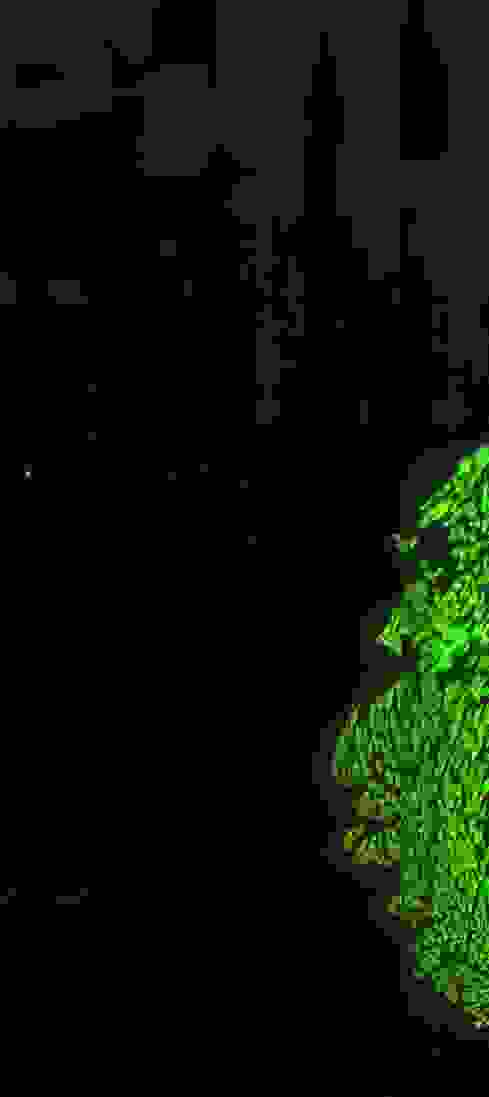
//> input picture Identify Imaging Artifacts/check_border/small_8156.jpg, 489 x 1097 px
$ ./check_border small_8156.jpg 50   (built with g++ and OpenCV 4)
//> lines starting //> are read from the running program, lines starting //| are printed output that depends on the picture
#include <opencv2/imgproc/imgproc.hpp>
#include <opencv2/highgui/highgui.hpp>
#include <stdio.h>
#include <iostream>
#include <cmath>

/**
function: border inspection for off-centered scans. it works by comparing histograms of left & right borders, since tissue that is connected to
border will have different color histograms.

usage: to inspect borders of 50 pixels for image "small_8156", do $ consoleapplication_opencv_cv2 small_8156.jpg 50

*/

using namespace cv;
using namespace std;

// declare functions
Mat crop_right_roi(Mat *ptr, int padding); // check right border - user must defines padding
Mat crop_left_roi(Mat *ptr, int padding); // check left border
Mat extract_histogram(Mat cropped_image); // compare right/left histograms to determine border connections.


int main(int argc, const char** argv)
{

	Mat image, cropped_image, right_border_roi_histogram, left_border_roi_histogram, *ptr;
	int padding;

	// read image path and grab padding value from stdin
	image = imread(argv[1], 1);
//> image is the input picture: 1097 rows x 489 cols, CV_8UC3; mean B, G, R 9.6, 19.1, 11.8
	padding = atoi(argv[2]);
//> padding = 50

	ptr = &image;

	// display image
	imshow("actual", image);
	waitKey(0);
	destroyWindow("actual");

	// first, crop right ROI according to padding value and extract corresponding histogram
	cropped_image = crop_right_roi(ptr, padding);
	right_border_roi_histogram = extract_histogram(cropped_image);

	// repeat for left border
	cropped_image = crop_left_roi(ptr, padding);
	left_border_roi_histogram = extract_histogram(cropped_image);

	// compare histograms using chi squared
	cout << "chi square distance: " << compareHist(right_border_roi_histogram, left_border_roi_histogram, CV_COMP_CHISQR) << "\n";

	return 0;
}


Mat crop_right_roi(Mat *ptr, int padding){
//> called with padding = 50

	Rect roi;
	Mat image, image_crop;

	image = *ptr;

	roi.x = image.cols - padding;
//> roi = Rect(439, 0, 0, 0)
	roi.y = 0;
	roi.width = padding;
//> roi = Rect(439, 0, 50, 0)
	roi.height = image.rows - 1;
//> roi = Rect(439, 0, 50, 1096)

	image_crop = image(roi); // crop image
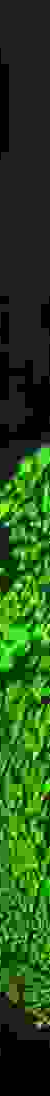
//> image_crop: 1096 rows x 50 cols, CV_8UC3; mean B, G, R 25.8, 78.1, 37.5

	imshow("cropped", image_crop);
	waitKey(0);
	destroyWindow("cropped");

	return image_crop; // cropped image will be used to generate histogram
}

Mat crop_left_roi(Mat *ptr, int padding){

	Rect roi;
	Mat image, image_crop;

	image = *ptr;

	roi.x = 0;
	roi.y = 0;
	roi.width = padding;
	roi.height = image.rows - 1;

	image_crop = image(roi);
	imshow("cropped", image_crop);
	waitKey(0);
	destroyWindow("cropped");

	return image_crop; // cropped image will be used to generate histogram
}

Mat extract_histogram(Mat cropped_image){

	Mat roi_histogram;
	vector<Mat> bgr_planes;
	split(cropped_image, bgr_planes);
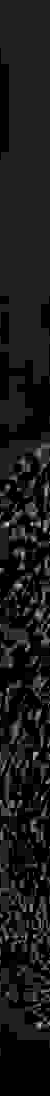
//> bgr_planes[0]: 1096 rows x 50 cols, CV_8UC1; min 0, max 229, mean 25.8
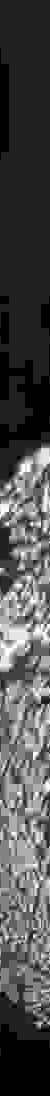
//> bgr_planes[1]: 1096 rows x 50 cols, CV_8UC1; min 0, max 255, mean 78.1
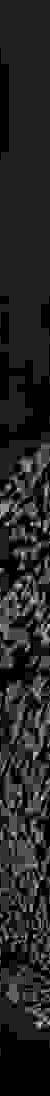
//> bgr_planes[2]: 1096 rows x 50 cols, CV_8UC1; min 0, max 245, mean 37.5

	// establish the number of bins
	int histSize = 256;

	// set the ranges ( for B,G,R) )
	float range[] = { 0, 256 };
	const float* histRange = { range };

	bool uniform = true; bool accumulate = false;

	Mat b_hist, g_hist, r_hist;

	// histogram fun
	calcHist(&bgr_planes[0], 1, 0, Mat(), b_hist, 1, &histSize, &histRange, uniform, accumulate);
//> b_hist = 256 values, max 20329 at index 32, min 0 at index 172, mean 214.1
	calcHist(&bgr_planes[1], 1, 0, Mat(), g_hist, 1, &histSize, &histRange, uniform, accumulate);
//> g_hist = 256 values, max 19942 at index 32, min 0 at index 4, mean 214.1
	calcHist(&bgr_planes[2], 1, 0, Mat(), r_hist, 1, &histSize, &histRange, uniform, accumulate);
//> r_hist = 256 values, max 20354 at index 32, min 0 at index 180, mean 214.1

	// draw histograms for B, G and R
	int hist_w = 512; int hist_h = 400;
	int bin_w = cvRound((double)hist_w / histSize);

	Mat histImage(hist_h, hist_w, CV_8UC3, Scalar(0, 0, 0));

	// normalize the result to [ 0, histImage.rows ] - this will improve similarity calculation
	normalize(b_hist, b_hist, 0, histImage.rows, NORM_MINMAX, -1, Mat());
//> b_hist = 256 values, max 400 at index 32, min 0 at index 172, mean 4.21
	normalize(g_hist, g_hist, 0, histImage.rows, NORM_MINMAX, -1, Mat());
//> g_hist = 256 values, max 400 at index 32, min 0 at index 4, mean 4.29
	normalize(r_hist, r_hist, 0, histImage.rows, NORM_MINMAX, -1, Mat());
//> r_hist = 256 values, max 400 at index 32, min 0 at index 180, mean 4.21

	/// draw for each channel
	for (int i = 1; i < histSize; i++)
	{
		line(histImage, Point(bin_w*(i - 1), hist_h - cvRound(b_hist.at<float>(i - 1))),
			Point(bin_w*(i), hist_h - cvRound(b_hist.at<float>(i))),
			Scalar(255, 0, 0), 2, 8, 0);
		line(histImage, Point(bin_w*(i - 1), hist_h - cvRound(g_hist.at<float>(i - 1))),
			Point(bin_w*(i), hist_h - cvRound(g_hist.at<float>(i))),
			Scalar(0, 255, 0), 2, 8, 0);
		line(histImage, Point(bin_w*(i - 1), hist_h - cvRound(r_hist.at<float>(i - 1))),
			Point(bin_w*(i), hist_h - cvRound(r_hist.at<float>(i))),
			Scalar(0, 0, 255), 2, 8, 0);
	}
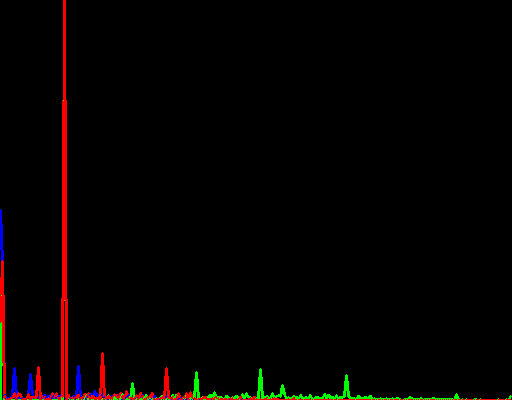
//> histImage: 400 rows x 512 cols, CV_8UC3; mean B, G, R 0.9, 1.8, 4.8
//> in main, `right_border_roi_histogram = extract_histogram(cropped_image);`: right_border_roi_histogram has the same summary as r_hist in extract_histogram
//> in crop_left_roi, `roi.width = padding;`: roi = Rect(0, 0, 50, 0)
//> in crop_left_roi, `roi.height = image.rows - 1;`: roi = Rect(0, 0, 50, 1096)
//> in crop_left_roi, `image_crop = image(roi);`:
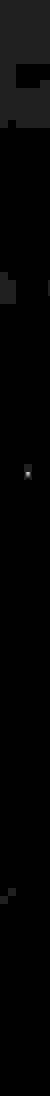
//> image_crop: 1096 rows x 50 cols, CV_8UC3; min 1, max 208, mean 4.6
//> in extract_histogram (call 2), `calcHist(&bgr_planes[0], 1, 0, Mat(), b_hist, 1, &histSize, &histRange..`: b_hist = 256 values, max 48464 at index 1, min 0 at index 0, mean 214.1
//> in extract_histogram (call 2), `calcHist(&bgr_planes[1], 1, 0, Mat(), g_hist, 1, &histSize, &histRange..`: g_hist has the same summary as b_hist
//> in extract_histogram (call 2), `calcHist(&bgr_planes[2], 1, 0, Mat(), r_hist, 1, &histSize, &histRange..`: r_hist has the same summary as b_hist
//> in extract_histogram (call 2), `normalize(b_hist, b_hist, 0, histImage.rows, NORM_MINMAX, -1, Mat());`: b_hist = 256 values, max 400 at index 1, min 0 at index 0, mean 1.77
//> in extract_histogram (call 2), `normalize(g_hist, g_hist, 0, histImage.rows, NORM_MINMAX, -1, Mat());`: g_hist has the same summary as b_hist
//> in extract_histogram (call 2), `normalize(r_hist, r_hist, 0, histImage.rows, NORM_MINMAX, -1, Mat());`: r_hist has the same summary as b_hist
//> after the loop in extract_histogram (call 2), `for (int i = 1; i < histSize; i++)`:
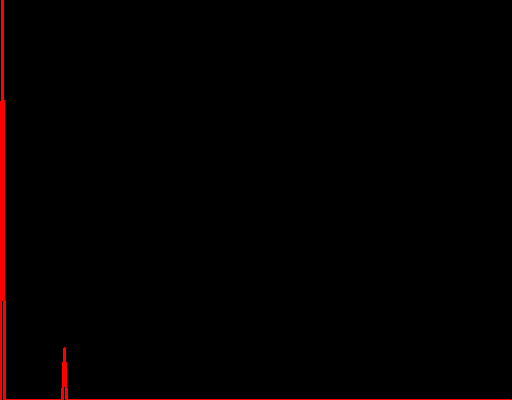
//> histImage: 400 rows x 512 cols, CV_8UC3; mean B, G, R 0, 0, 3.2
//> in main, `left_border_roi_histogram = extract_histogram(cropped_image);`: left_border_roi_histogram has the same summary as b_hist in extract_histogram
//| chi square distance: 1329.04

	// display pretty histograms
	namedWindow("calcHist Demo", CV_WINDOW_AUTOSIZE);
	imshow("calcHist Demo", histImage);
	waitKey(0);

	// compare histogram for red channel
	return r_hist;
}
